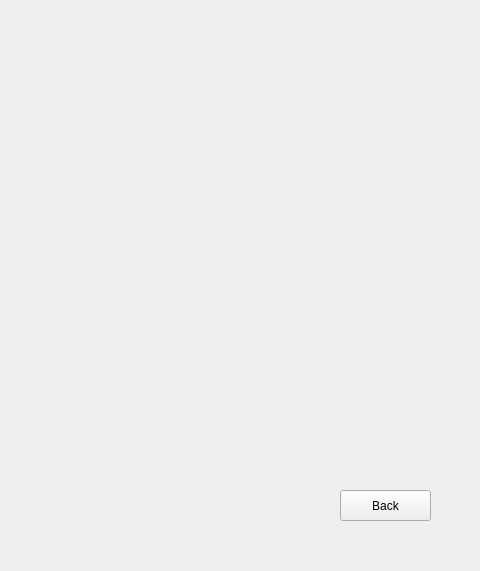
<?xml version="1.0" encoding="UTF-8"?>
<ui version="4.0">
 <class>TetrisWidget</class>
 <widget class="QWidget" name="TetrisWidget">
  <property name="geometry">
   <rect>
    <x>0</x>
    <y>0</y>
    <width>480</width>
    <height>571</height>
   </rect>
  </property>
  <property name="windowTitle">
   <string>Form</string>
  </property>
  <widget class="QPushButton" name="backButton">
   <property name="enabled">
    <bool>true</bool>
   </property>
   <property name="geometry">
    <rect>
     <x>340</x>
     <y>490</y>
     <width>91</width>
     <height>31</height>
    </rect>
   </property>
   <property name="layoutDirection">
    <enum>Qt::LeftToRight</enum>
   </property>
   <property name="text">
    <string>Back</string>
   </property>
  </widget>
 </widget>
 <resources/>
 <connections/>
</ui>
